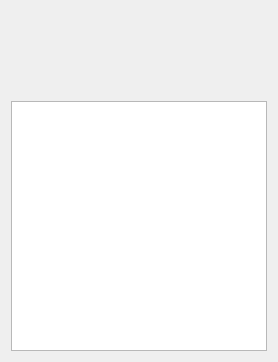
             <widget class="QWidget" name="widget_7" native="true">
              <layout class="QVBoxLayout" name="verticalLayout_4">
               <property name="topMargin">
                <number>0</number>
               </property>
               <item>
                <widget class="QWidget" name="widget_8" native="true">
                 <property name="sizePolicy">
                  <sizepolicy hsizetype="Preferred" vsizetype="Minimum">
                   <horstretch>0</horstretch>
                   <verstretch>0</verstretch>
                  </sizepolicy>
                 </property>
                 <property name="minimumSize">
                  <size>
                   <width>0</width>
                   <height>95</height>
                  </size>
                 </property>
                 <property name="maximumSize">
                  <size>
                   <width>16777215</width>
                   <height>95</height>
                  </size>
                 </property>
                 <widget class="QLabel" name="cardName">
                  <property name="geometry">
                   <rect>
                    <x>10</x>
                    <y>0</y>
                    <width>151</width>
                    <height>20</height>
                   </rect>
                  </property>
                  <property name="text">
                   <string/>
                  </property>
                 </widget>
                 <widget class="QLabel" name="cardType">
                  <property name="geometry">
                   <rect>
                    <x>180</x>
                    <y>0</y>
                    <width>81</width>
                    <height>20</height>
                   </rect>
                  </property>
                  <property name="text">
                   <string/>
                  </property>
                 </widget>
                 <widget class="QLabel" name="cardDescription">
                  <property name="geometry">
                   <rect>
                    <x>10</x>
                    <y>20</y>
                    <width>261</width>
                    <height>71</height>
                   </rect>
                  </property>
                  <property name="text">
                   <string/>
                  </property>
                  <property name="wordWrap">
                   <bool>true</bool>
                  </property>
                 </widget>
                </widget>
               </item>
               <item>
                <widget class="CardParams" name="cardParams">
                 <property name="sizePolicy">
                  <sizepolicy hsizetype="Expanding" vsizetype="Preferred">
                   <horstretch>0</horstretch>
                   <verstretch>0</verstretch>
                  </sizepolicy>
                 </property>
                 <property name="minimumSize">
                  <size>
                   <width>0</width>
                   <height>250</height>
                  </size>
                 </property>
                 <attribute name="horizontalHeaderVisible">
                  <bool>false</bool>
                 </attribute>
                 <attribute name="horizontalHeaderStretchLastSection">
                  <bool>true</bool>
                 </attribute>
                 <attribute name="verticalHeaderVisible">
                  <bool>false</bool>
                 </attribute>
                 <column>
                  <property name="text">
                   <string>1</string>
                  </property>
                 </column>
                 <column>
                  <property name="text">
                   <string>2</string>
                  </property>
                 </column>
                </widget>
               </item>
              </layout>
             </widget>
